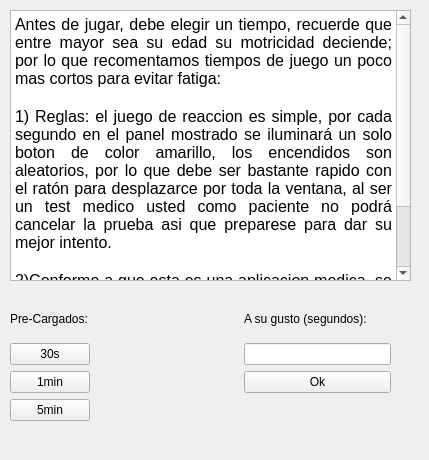
<?xml version="1.0" encoding="UTF-8"?>
<ui version="4.0">
 <class>ven_crono</class>
 <widget class="QWidget" name="ven_crono">
  <property name="geometry">
   <rect>
    <x>0</x>
    <y>0</y>
    <width>429</width>
    <height>460</height>
   </rect>
  </property>
  <property name="windowTitle">
   <string>Form</string>
  </property>
  <widget class="QTextBrowser" name="textBrowser">
   <property name="geometry">
    <rect>
     <x>10</x>
     <y>10</y>
     <width>401</width>
     <height>271</height>
    </rect>
   </property>
   <property name="readOnly">
    <bool>true</bool>
   </property>
   <property name="html">
    <string>&lt;!DOCTYPE HTML PUBLIC &quot;-//W3C//DTD HTML 4.0//EN&quot; &quot;http://www.w3.org/TR/REC-html40/strict.dtd&quot;&gt;
&lt;html&gt;&lt;head&gt;&lt;meta name=&quot;qrichtext&quot; content=&quot;1&quot; /&gt;&lt;style type=&quot;text/css&quot;&gt;
p, li { white-space: pre-wrap; }
&lt;/style&gt;&lt;/head&gt;&lt;body style=&quot; font-family:'Ubuntu'; font-size:11pt; font-weight:400; font-style:normal;&quot;&gt;
&lt;p align=&quot;justify&quot; style=&quot; margin-top:0px; margin-bottom:0px; margin-left:0px; margin-right:0px; -qt-block-indent:0; text-indent:0px;&quot;&gt;&lt;span style=&quot; font-size:12pt;&quot;&gt;Antes de jugar, debe elegir un tiempo, recuerde que entre mayor sea su edad su motricidad deciende; por lo que recomentamos tiempos de juego un poco mas cortos para evitar fatiga:&lt;/span&gt;&lt;/p&gt;
&lt;p align=&quot;justify&quot; style=&quot;-qt-paragraph-type:empty; margin-top:0px; margin-bottom:0px; margin-left:0px; margin-right:0px; -qt-block-indent:0; text-indent:0px; font-size:12pt;&quot;&gt;&lt;br /&gt;&lt;/p&gt;
&lt;p align=&quot;justify&quot; style=&quot; margin-top:0px; margin-bottom:0px; margin-left:0px; margin-right:0px; -qt-block-indent:0; text-indent:0px;&quot;&gt;&lt;span style=&quot; font-size:12pt;&quot;&gt;1) Reglas: el juego de reaccion es simple, por cada segundo en el panel mostrado se iluminará un solo boton de color amarillo, los encendidos son aleatorios, por lo que debe ser bastante rapido con el ratón para desplazarce por toda la ventana, al ser un test medico usted como paciente no podrá cancelar la prueba asi que preparese para dar su mejor intento. &lt;/span&gt;&lt;/p&gt;
&lt;p align=&quot;justify&quot; style=&quot;-qt-paragraph-type:empty; margin-top:0px; margin-bottom:0px; margin-left:0px; margin-right:0px; -qt-block-indent:0; text-indent:0px; font-size:12pt;&quot;&gt;&lt;br /&gt;&lt;/p&gt;
&lt;p align=&quot;justify&quot; style=&quot; margin-top:0px; margin-bottom:0px; margin-left:0px; margin-right:0px; -qt-block-indent:0; text-indent:0px;&quot;&gt;&lt;span style=&quot; font-size:12pt;&quot;&gt;2)Conforme a que esta es una aplicacion medica, se le permitira mostrar al final de su prueba un compilado de errores y aciertos.&lt;/span&gt;&lt;/p&gt;
&lt;p align=&quot;justify&quot; style=&quot;-qt-paragraph-type:empty; margin-top:0px; margin-bottom:0px; margin-left:0px; margin-right:0px; -qt-block-indent:0; text-indent:0px; font-size:12pt;&quot;&gt;&lt;br /&gt;&lt;/p&gt;
&lt;p align=&quot;justify&quot; style=&quot; margin-top:0px; margin-bottom:0px; margin-left:0px; margin-right:0px; -qt-block-indent:0; text-indent:0px;&quot;&gt;&lt;span style=&quot; font-size:12pt;&quot;&gt;Buen juego.&lt;/span&gt;&lt;/p&gt;&lt;/body&gt;&lt;/html&gt;</string>
   </property>
  </widget>
  <widget class="QWidget" name="layoutWidget">
   <property name="geometry">
    <rect>
     <x>10</x>
     <y>300</y>
     <width>381</width>
     <height>121</height>
    </rect>
   </property>
   <layout class="QGridLayout" name="gridLayout">
    <item row="0" column="2">
     <widget class="QLabel" name="label_2">
      <property name="text">
       <string>A su gusto (segundos):</string>
      </property>
     </widget>
    </item>
    <item row="0" column="0">
     <widget class="QLabel" name="label">
      <property name="text">
       <string>Pre-Cargados:</string>
      </property>
     </widget>
    </item>
    <item row="2" column="2">
     <widget class="QPushButton" name="pushok">
      <property name="text">
       <string>Ok</string>
      </property>
     </widget>
    </item>
    <item row="3" column="0">
     <widget class="QPushButton" name="push5min">
      <property name="text">
       <string>5min</string>
      </property>
     </widget>
    </item>
    <item row="1" column="2">
     <widget class="QLineEdit" name="lineEdit_comodin"/>
    </item>
    <item row="2" column="0">
     <widget class="QPushButton" name="push1min">
      <property name="text">
       <string>1min</string>
      </property>
     </widget>
    </item>
    <item row="1" column="0">
     <widget class="QPushButton" name="push30s">
      <property name="text">
       <string>30s</string>
      </property>
     </widget>
    </item>
    <item row="0" column="1">
     <spacer name="horizontalSpacer">
      <property name="orientation">
       <enum>Qt::Horizontal</enum>
      </property>
      <property name="sizeHint" stdset="0">
       <size>
        <width>40</width>
        <height>20</height>
       </size>
      </property>
     </spacer>
    </item>
   </layout>
  </widget>
 </widget>
 <resources/>
 <connections/>
</ui>
